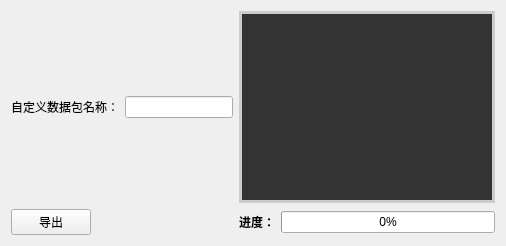
         <widget class="QWidget" name="tab_5">
          <attribute name="title">
           <string>导出</string>
          </attribute>
          <layout class="QGridLayout" name="gridLayout_5">
           <item row="1" column="2">
            <layout class="QHBoxLayout" name="horizontalLayout_22">
             <item>
              <widget class="QLabel" name="label_22">
               <property name="text">
                <string>&lt;html&gt;&lt;head/&gt;&lt;body&gt;&lt;p&gt;&lt;span style=&quot; font-weight:700;&quot;&gt;进度：&lt;/span&gt;&lt;/p&gt;&lt;/body&gt;&lt;/html&gt;</string>
               </property>
              </widget>
             </item>
             <item>
              <widget class="QProgressBar" name="progressBar">
               <property name="value">
                <number>0</number>
               </property>
              </widget>
             </item>
            </layout>
           </item>
           <item row="0" column="0">
            <layout class="QHBoxLayout" name="horizontalLayout_19">
             <item>
              <widget class="QLabel" name="label_21">
               <property name="sizePolicy">
                <sizepolicy hsizetype="Fixed" vsizetype="Preferred">
                 <horstretch>0</horstretch>
                 <verstretch>0</verstretch>
                </sizepolicy>
               </property>
               <property name="text">
                <string>&lt;html&gt;&lt;head/&gt;&lt;body&gt;&lt;p align=&quot;right&quot;&gt;自定义数据包名称：&lt;/p&gt;&lt;/body&gt;&lt;/html&gt;</string>
               </property>
              </widget>
             </item>
             <item>
              <widget class="QLineEdit" name="lineEdit_2">
               <property name="sizePolicy">
                <sizepolicy hsizetype="Preferred" vsizetype="Fixed">
                 <horstretch>0</horstretch>
                 <verstretch>0</verstretch>
                </sizepolicy>
               </property>
              </widget>
             </item>
            </layout>
           </item>
           <item row="0" column="2">
            <widget class="QPlainTextEdit" name="plainTextEdit">
             <property name="sizePolicy">
              <sizepolicy hsizetype="Preferred" vsizetype="Preferred">
               <horstretch>0</horstretch>
               <verstretch>0</verstretch>
              </sizepolicy>
             </property>
             <property name="styleSheet">
              <string notr="true">background-color: #333333;
color: #DCDCDC;
border:3px solid #cccccc;
font-family:Consolas;
font-size:11pt;
selection-background-color:#355070;
selection-color:#ffffff;
</string>
             </property>
             <property name="readOnly">
              <bool>true</bool>
             </property>
             <property name="plainText">
              <string/>
             </property>
            </widget>
           </item>
           <item row="1" column="0">
            <widget class="QPushButton" name="pushButton">
             <property name="sizePolicy">
              <sizepolicy hsizetype="Fixed" vsizetype="Fixed">
               <horstretch>0</horstretch>
               <verstretch>0</verstretch>
              </sizepolicy>
             </property>
             <property name="text">
              <string>导出</string>
             </property>
            </widget>
           </item>
          </layout>
         </widget>
